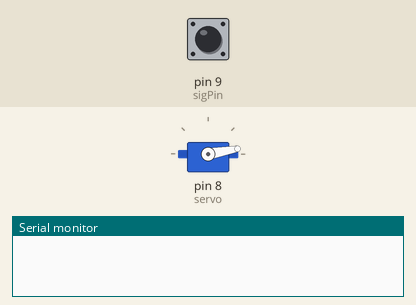
Simulated run of this sketch. Board: Arduino Uno, built with avr-gcc and run on an emulated ATmega328P. On the bench: servo, the last lines printed to the serial monitor. The test bench sets the inputs (shaded band); at power-on: pin 9 (sigPin) LOW.

Above: at 0.1 s.
At 4.7 s:
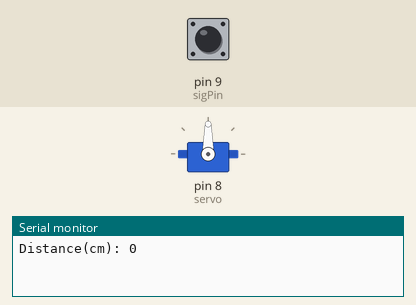
4.8 s: pin 9 (sigPin) pulsed HIGH 2 times (0.12 s each, 0.3 s apart)
At 9.4 s:
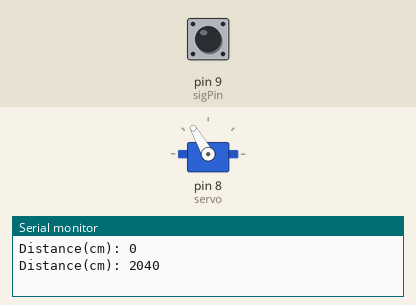
Timing chart, 0 to 16.2 s (numbered marks = the images above; inputs shaded):
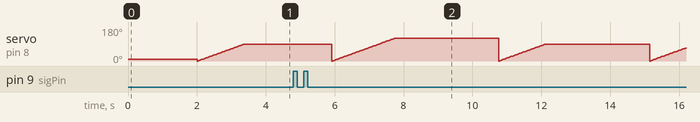

The sketch:

Project2.ino
```cpp
#include<Servo.h>
Servo servo;

int angle = 10;
const int sigPin = 9;
long duration;
int distance;

void setup() {
  servo.attach(8);
  servo.write(angle);
  Serial.begin(9600);

}

void loop() {


                pinMode(sigPin, OUTPUT);
                digitalWrite(sigPin, LOW);
                delay(2);
                digitalWrite(sigPin, HIGH);
                delay(10);
                digitalWrite(sigPin, LOW);
                pinMode(sigPin, INPUT);
                duration = pulseIn(sigPin, HIGH);
                distance= (duration*0.034)/2;
                Serial.print("Distance(cm): ");
                Serial.println(distance);
                 delay(1000);

                if(distance>50)
                {
                   for(angle=0;angle<=120;angle++)
                      {
                          servo.write(angle);
                          delay(15);
                      }
                      delay (1000);
                }

                else
                {

                  for(angle =0;angle<=90;angle++)
                       {
                        servo.write(angle);
                        delay(15);
                        }
                  delay (1000);
                }


}
```

Measured:
- by itself, servo on pin 8 (servo): ramps from 0° to 120° and jumps back, once every 4.6 s
